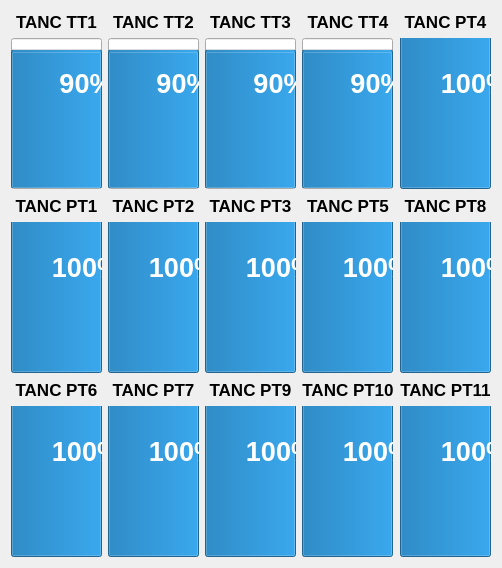
         <widget class="QWidget" name="Pagina_DMP1">
          <layout class="QGridLayout" name="gridLayout_2">
           <item row="5" column="0">
            <widget class="QLabel" name="Label_TancPT6">
             <property name="minimumSize">
              <size>
               <width>91</width>
               <height>21</height>
              </size>
             </property>
             <property name="font">
              <font>
               <pointsize>13</pointsize>
               <bold>true</bold>
              </font>
             </property>
             <property name="text">
              <string>TANC PT6</string>
             </property>
             <property name="alignment">
              <set>Qt::AlignCenter</set>
             </property>
            </widget>
           </item>
           <item row="4" column="0">
            <widget class="QProgressBar" name="TancPT1">
             <property name="minimumSize">
              <size>
               <width>91</width>
               <height>151</height>
              </size>
             </property>
             <property name="font">
              <font>
               <pointsize>20</pointsize>
               <bold>true</bold>
              </font>
             </property>
             <property name="layoutDirection">
              <enum>Qt::LeftToRight</enum>
             </property>
             <property name="autoFillBackground">
              <bool>false</bool>
             </property>
             <property name="styleSheet">
              <string notr="true"/>
             </property>
             <property name="maximum">
              <number>100</number>
             </property>
             <property name="value">
              <number>100</number>
             </property>
             <property name="alignment">
              <set>Qt::AlignCenter</set>
             </property>
             <property name="textVisible">
              <bool>true</bool>
             </property>
             <property name="orientation">
              <enum>Qt::Vertical</enum>
             </property>
             <property name="invertedAppearance">
              <bool>false</bool>
             </property>
             <property name="textDirection">
              <enum>QProgressBar::TopToBottom</enum>
             </property>
             <property name="format">
              <string>%p%</string>
             </property>
            </widget>
           </item>
           <item row="3" column="1">
            <widget class="QLabel" name="Label_TancPT2">
             <property name="minimumSize">
              <size>
               <width>91</width>
               <height>21</height>
              </size>
             </property>
             <property name="font">
              <font>
               <pointsize>13</pointsize>
               <bold>true</bold>
              </font>
             </property>
             <property name="text">
              <string>TANC PT2</string>
             </property>
             <property name="alignment">
              <set>Qt::AlignCenter</set>
             </property>
            </widget>
           </item>
           <item row="5" column="4">
            <widget class="QLabel" name="Label_TancPT11">
             <property name="minimumSize">
              <size>
               <width>91</width>
               <height>21</height>
              </size>
             </property>
             <property name="font">
              <font>
               <pointsize>13</pointsize>
               <bold>true</bold>
              </font>
             </property>
             <property name="text">
              <string>TANC PT11</string>
             </property>
             <property name="alignment">
              <set>Qt::AlignCenter</set>
             </property>
            </widget>
           </item>
           <item row="6" column="0">
            <widget class="QProgressBar" name="TancPT6">
             <property name="minimumSize">
              <size>
               <width>91</width>
               <height>151</height>
              </size>
             </property>
             <property name="font">
              <font>
               <pointsize>20</pointsize>
               <bold>true</bold>
              </font>
             </property>
             <property name="layoutDirection">
              <enum>Qt::LeftToRight</enum>
             </property>
             <property name="autoFillBackground">
              <bool>false</bool>
             </property>
             <property name="maximum">
              <number>100</number>
             </property>
             <property name="value">
              <number>100</number>
             </property>
             <property name="textVisible">
              <bool>true</bool>
             </property>
             <property name="orientation">
              <enum>Qt::Vertical</enum>
             </property>
             <property name="invertedAppearance">
              <bool>false</bool>
             </property>
             <property name="textDirection">
              <enum>QProgressBar::TopToBottom</enum>
             </property>
             <property name="format">
              <string>%p%</string>
             </property>
            </widget>
           </item>
           <item row="6" column="1">
            <widget class="QProgressBar" name="TancPT7">
             <property name="minimumSize">
              <size>
               <width>91</width>
               <height>151</height>
              </size>
             </property>
             <property name="font">
              <font>
               <pointsize>20</pointsize>
               <bold>true</bold>
              </font>
             </property>
             <property name="layoutDirection">
              <enum>Qt::LeftToRight</enum>
             </property>
             <property name="autoFillBackground">
              <bool>false</bool>
             </property>
             <property name="maximum">
              <number>100</number>
             </property>
             <property name="value">
              <number>100</number>
             </property>
             <property name="textVisible">
              <bool>true</bool>
             </property>
             <property name="orientation">
              <enum>Qt::Vertical</enum>
             </property>
             <property name="invertedAppearance">
              <bool>false</bool>
             </property>
             <property name="textDirection">
              <enum>QProgressBar::TopToBottom</enum>
             </property>
             <property name="format">
              <string>%p%</string>
             </property>
            </widget>
           </item>
           <item row="4" column="4">
            <widget class="QProgressBar" name="TancPT8">
             <property name="minimumSize">
              <size>
               <width>91</width>
               <height>151</height>
              </size>
             </property>
             <property name="font">
              <font>
               <pointsize>20</pointsize>
               <bold>true</bold>
              </font>
             </property>
             <property name="layoutDirection">
              <enum>Qt::LeftToRight</enum>
             </property>
             <property name="autoFillBackground">
              <bool>false</bool>
             </property>
             <property name="maximum">
              <number>100</number>
             </property>
             <property name="value">
              <number>100</number>
             </property>
             <property name="textVisible">
              <bool>true</bool>
             </property>
             <property name="orientation">
              <enum>Qt::Vertical</enum>
             </property>
             <property name="invertedAppearance">
              <bool>false</bool>
             </property>
             <property name="textDirection">
              <enum>QProgressBar::TopToBottom</enum>
             </property>
             <property name="format">
              <string>%p%</string>
             </property>
            </widget>
           </item>
           <item row="6" column="3">
            <widget class="QProgressBar" name="TancPT10">
             <property name="minimumSize">
              <size>
               <width>91</width>
               <height>151</height>
              </size>
             </property>
             <property name="font">
              <font>
               <pointsize>20</pointsize>
               <bold>true</bold>
              </font>
             </property>
             <property name="layoutDirection">
              <enum>Qt::LeftToRight</enum>
             </property>
             <property name="autoFillBackground">
              <bool>false</bool>
             </property>
             <property name="maximum">
              <number>100</number>
             </property>
             <property name="value">
              <number>100</number>
             </property>
             <property name="textVisible">
              <bool>true</bool>
             </property>
             <property name="orientation">
              <enum>Qt::Vertical</enum>
             </property>
             <property name="invertedAppearance">
              <bool>false</bool>
             </property>
             <property name="textDirection">
              <enum>QProgressBar::TopToBottom</enum>
             </property>
             <property name="format">
              <string>%p%</string>
             </property>
            </widget>
           </item>
           <item row="5" column="1">
            <widget class="QLabel" name="Label_TancPT7">
             <property name="minimumSize">
              <size>
               <width>91</width>
               <height>21</height>
              </size>
             </property>
             <property name="font">
              <font>
               <pointsize>13</pointsize>
               <bold>true</bold>
              </font>
             </property>
             <property name="text">
              <string>TANC PT7</string>
             </property>
             <property name="alignment">
              <set>Qt::AlignCenter</set>
             </property>
            </widget>
           </item>
           <item row="6" column="4">
            <widget class="QProgressBar" name="TancPT11">
             <property name="minimumSize">
              <size>
               <width>91</width>
               <height>151</height>
              </size>
             </property>
             <property name="font">
              <font>
               <pointsize>20</pointsize>
               <bold>true</bold>
              </font>
             </property>
             <property name="layoutDirection">
              <enum>Qt::LeftToRight</enum>
             </property>
             <property name="autoFillBackground">
              <bool>false</bool>
             </property>
             <property name="maximum">
              <number>100</number>
             </property>
             <property name="value">
              <number>100</number>
             </property>
             <property name="textVisible">
              <bool>true</bool>
             </property>
             <property name="orientation">
              <enum>Qt::Vertical</enum>
             </property>
             <property name="invertedAppearance">
              <bool>false</bool>
             </property>
             <property name="textDirection">
              <enum>QProgressBar::TopToBottom</enum>
             </property>
             <property name="format">
              <string>%p%</string>
             </property>
            </widget>
           </item>
           <item row="1" column="2">
            <widget class="QLabel" name="Label_TancTT3">
             <property name="minimumSize">
              <size>
               <width>91</width>
               <height>21</height>
              </size>
             </property>
             <property name="font">
              <font>
               <pointsize>13</pointsize>
               <bold>true</bold>
              </font>
             </property>
             <property name="text">
              <string>TANC TT3</string>
             </property>
             <property name="alignment">
              <set>Qt::AlignCenter</set>
             </property>
            </widget>
           </item>
           <item row="1" column="4">
            <widget class="QLabel" name="Label_TancPT4">
             <property name="minimumSize">
              <size>
               <width>91</width>
               <height>21</height>
              </size>
             </property>
             <property name="font">
              <font>
               <pointsize>13</pointsize>
               <bold>true</bold>
              </font>
             </property>
             <property name="text">
              <string>TANC PT4</string>
             </property>
             <property name="alignment">
              <set>Qt::AlignCenter</set>
             </property>
            </widget>
           </item>
           <item row="3" column="4">
            <widget class="QLabel" name="Label_TancPT8">
             <property name="minimumSize">
              <size>
               <width>91</width>
               <height>21</height>
              </size>
             </property>
             <property name="font">
              <font>
               <pointsize>13</pointsize>
               <bold>true</bold>
              </font>
             </property>
             <property name="text">
              <string>TANC PT8</string>
             </property>
             <property name="alignment">
              <set>Qt::AlignCenter</set>
             </property>
            </widget>
           </item>
           <item row="6" column="2">
            <widget class="QProgressBar" name="TancPT9">
             <property name="minimumSize">
              <size>
               <width>91</width>
               <height>151</height>
              </size>
             </property>
             <property name="font">
              <font>
               <pointsize>20</pointsize>
               <bold>true</bold>
              </font>
             </property>
             <property name="layoutDirection">
              <enum>Qt::LeftToRight</enum>
             </property>
             <property name="autoFillBackground">
              <bool>false</bool>
             </property>
             <property name="maximum">
              <number>100</number>
             </property>
             <property name="value">
              <number>100</number>
             </property>
             <property name="textVisible">
              <bool>true</bool>
             </property>
             <property name="orientation">
              <enum>Qt::Vertical</enum>
             </property>
             <property name="invertedAppearance">
              <bool>false</bool>
             </property>
             <property name="textDirection">
              <enum>QProgressBar::TopToBottom</enum>
             </property>
             <property name="format">
              <string>%p%</string>
             </property>
            </widget>
           </item>
           <item row="3" column="3">
            <widget class="QLabel" name="Label_TancPT5">
             <property name="minimumSize">
              <size>
               <width>91</width>
               <height>21</height>
              </size>
             </property>
             <property name="font">
              <font>
               <pointsize>13</pointsize>
               <bold>true</bold>
              </font>
             </property>
             <property name="text">
              <string>TANC PT5</string>
             </property>
             <property name="alignment">
              <set>Qt::AlignCenter</set>
             </property>
            </widget>
           </item>
           <item row="4" column="2">
            <widget class="QProgressBar" name="TancPT3">
             <property name="minimumSize">
              <size>
               <width>91</width>
               <height>151</height>
              </size>
             </property>
             <property name="font">
              <font>
               <pointsize>20</pointsize>
               <bold>true</bold>
              </font>
             </property>
             <property name="layoutDirection">
              <enum>Qt::LeftToRight</enum>
             </property>
             <property name="autoFillBackground">
              <bool>false</bool>
             </property>
             <property name="maximum">
              <number>100</number>
             </property>
             <property name="value">
              <number>100</number>
             </property>
             <property name="textVisible">
              <bool>true</bool>
             </property>
             <property name="orientation">
              <enum>Qt::Vertical</enum>
             </property>
             <property name="invertedAppearance">
              <bool>false</bool>
             </property>
             <property name="textDirection">
              <enum>QProgressBar::TopToBottom</enum>
             </property>
             <property name="format">
              <string>%p%</string>
             </property>
            </widget>
           </item>
           <item row="1" column="1">
            <widget class="QLabel" name="Label_TancTT2">
             <property name="minimumSize">
              <size>
               <width>91</width>
               <height>21</height>
              </size>
             </property>
             <property name="font">
              <font>
               <pointsize>13</pointsize>
               <bold>true</bold>
              </font>
             </property>
             <property name="text">
              <string>TANC TT2</string>
             </property>
             <property name="alignment">
              <set>Qt::AlignCenter</set>
             </property>
            </widget>
           </item>
           <item row="1" column="0">
            <widget class="QLabel" name="Label_TancTT1">
             <property name="minimumSize">
              <size>
               <width>91</width>
               <height>21</height>
              </size>
             </property>
             <property name="font">
              <font>
               <pointsize>13</pointsize>
               <bold>true</bold>
              </font>
             </property>
             <property name="layoutDirection">
              <enum>Qt::LeftToRight</enum>
             </property>
             <property name="autoFillBackground">
              <bool>false</bool>
             </property>
             <property name="frameShape">
              <enum>QFrame::NoFrame</enum>
             </property>
             <property name="frameShadow">
              <enum>QFrame::Plain</enum>
             </property>
             <property name="text">
              <string>TANC TT1</string>
             </property>
             <property name="scaledContents">
              <bool>false</bool>
             </property>
             <property name="alignment">
              <set>Qt::AlignCenter</set>
             </property>
             <property name="wordWrap">
              <bool>false</bool>
             </property>
            </widget>
           </item>
           <item row="1" column="3">
            <widget class="QLabel" name="Label_TancTT4">
             <property name="minimumSize">
              <size>
               <width>91</width>
               <height>21</height>
              </size>
             </property>
             <property name="font">
              <font>
               <pointsize>13</pointsize>
               <bold>true</bold>
              </font>
             </property>
             <property name="text">
              <string>TANC TT4</string>
             </property>
             <property name="alignment">
              <set>Qt::AlignCenter</set>
             </property>
            </widget>
           </item>
           <item row="2" column="3">
            <widget class="QProgressBar" name="TancTT4">
             <property name="minimumSize">
              <size>
               <width>91</width>
               <height>151</height>
              </size>
             </property>
             <property name="font">
              <font>
               <pointsize>20</pointsize>
               <bold>true</bold>
              </font>
             </property>
             <property name="layoutDirection">
              <enum>Qt::LeftToRight</enum>
             </property>
             <property name="autoFillBackground">
              <bool>false</bool>
             </property>
             <property name="maximum">
              <number>100</number>
             </property>
             <property name="value">
              <number>90</number>
             </property>
             <property name="textVisible">
              <bool>true</bool>
             </property>
             <property name="orientation">
              <enum>Qt::Vertical</enum>
             </property>
             <property name="invertedAppearance">
              <bool>false</bool>
             </property>
             <property name="textDirection">
              <enum>QProgressBar::TopToBottom</enum>
             </property>
             <property name="format">
              <string>%p%</string>
             </property>
            </widget>
           </item>
           <item row="5" column="3">
            <widget class="QLabel" name="Label_TancPT10">
             <property name="minimumSize">
              <size>
               <width>91</width>
               <height>21</height>
              </size>
             </property>
             <property name="font">
              <font>
               <pointsize>13</pointsize>
               <bold>true</bold>
              </font>
             </property>
             <property name="text">
              <string>TANC PT10</string>
             </property>
             <property name="alignment">
              <set>Qt::AlignCenter</set>
             </property>
            </widget>
           </item>
           <item row="3" column="2">
            <widget class="QLabel" name="Label_TancPT3">
             <property name="minimumSize">
              <size>
               <width>91</width>
               <height>21</height>
              </size>
             </property>
             <property name="font">
              <font>
               <pointsize>13</pointsize>
               <bold>true</bold>
              </font>
             </property>
             <property name="text">
              <string>TANC PT3</string>
             </property>
             <property name="alignment">
              <set>Qt::AlignCenter</set>
             </property>
            </widget>
           </item>
           <item row="4" column="3">
            <widget class="QProgressBar" name="TancPT5">
             <property name="minimumSize">
              <size>
               <width>91</width>
               <height>151</height>
              </size>
             </property>
             <property name="font">
              <font>
               <pointsize>20</pointsize>
               <bold>true</bold>
              </font>
             </property>
             <property name="layoutDirection">
              <enum>Qt::LeftToRight</enum>
             </property>
             <property name="autoFillBackground">
              <bool>false</bool>
             </property>
             <property name="maximum">
              <number>100</number>
             </property>
             <property name="value">
              <number>100</number>
             </property>
             <property name="textVisible">
              <bool>true</bool>
             </property>
             <property name="orientation">
              <enum>Qt::Vertical</enum>
             </property>
             <property name="invertedAppearance">
              <bool>false</bool>
             </property>
             <property name="textDirection">
              <enum>QProgressBar::TopToBottom</enum>
             </property>
             <property name="format">
              <string>%p%</string>
             </property>
            </widget>
           </item>
           <item row="2" column="4">
            <widget class="QProgressBar" name="TancPT4">
             <property name="minimumSize">
              <size>
               <width>91</width>
               <height>151</height>
              </size>
             </property>
             <property name="font">
              <font>
               <pointsize>20</pointsize>
               <bold>true</bold>
              </font>
             </property>
             <property name="layoutDirection">
              <enum>Qt::LeftToRight</enum>
             </property>
             <property name="autoFillBackground">
              <bool>false</bool>
             </property>
             <property name="maximum">
              <number>100</number>
             </property>
             <property name="value">
              <number>100</number>
             </property>
             <property name="textVisible">
              <bool>true</bool>
             </property>
             <property name="orientation">
              <enum>Qt::Vertical</enum>
             </property>
             <property name="invertedAppearance">
              <bool>false</bool>
             </property>
             <property name="textDirection">
              <enum>QProgressBar::TopToBottom</enum>
             </property>
             <property name="format">
              <string>%p%</string>
             </property>
            </widget>
           </item>
           <item row="4" column="1">
            <widget class="QProgressBar" name="TancPT2">
             <property name="minimumSize">
              <size>
               <width>91</width>
               <height>151</height>
              </size>
             </property>
             <property name="font">
              <font>
               <pointsize>20</pointsize>
               <bold>true</bold>
              </font>
             </property>
             <property name="layoutDirection">
              <enum>Qt::LeftToRight</enum>
             </property>
             <property name="autoFillBackground">
              <bool>false</bool>
             </property>
             <property name="maximum">
              <number>100</number>
             </property>
             <property name="value">
              <number>100</number>
             </property>
             <property name="textVisible">
              <bool>true</bool>
             </property>
             <property name="orientation">
              <enum>Qt::Vertical</enum>
             </property>
             <property name="invertedAppearance">
              <bool>false</bool>
             </property>
             <property name="textDirection">
              <enum>QProgressBar::TopToBottom</enum>
             </property>
             <property name="format">
              <string>%p%</string>
             </property>
            </widget>
           </item>
           <item row="2" column="1">
            <widget class="QProgressBar" name="TancTT2">
             <property name="minimumSize">
              <size>
               <width>91</width>
               <height>151</height>
              </size>
             </property>
             <property name="font">
              <font>
               <pointsize>20</pointsize>
               <bold>true</bold>
              </font>
             </property>
             <property name="layoutDirection">
              <enum>Qt::LeftToRight</enum>
             </property>
             <property name="autoFillBackground">
              <bool>false</bool>
             </property>
             <property name="maximum">
              <number>100</number>
             </property>
             <property name="value">
              <number>90</number>
             </property>
             <property name="textVisible">
              <bool>true</bool>
             </property>
             <property name="orientation">
              <enum>Qt::Vertical</enum>
             </property>
             <property name="invertedAppearance">
              <bool>false</bool>
             </property>
             <property name="textDirection">
              <enum>QProgressBar::TopToBottom</enum>
             </property>
             <property name="format">
              <string>%p%</string>
             </property>
            </widget>
           </item>
           <item row="2" column="2">
            <widget class="QProgressBar" name="TancTT3">
             <property name="minimumSize">
              <size>
               <width>91</width>
               <height>151</height>
              </size>
             </property>
             <property name="font">
              <font>
               <pointsize>20</pointsize>
               <bold>true</bold>
              </font>
             </property>
             <property name="layoutDirection">
              <enum>Qt::LeftToRight</enum>
             </property>
             <property name="autoFillBackground">
              <bool>false</bool>
             </property>
             <property name="maximum">
              <number>100</number>
             </property>
             <property name="value">
              <number>90</number>
             </property>
             <property name="textVisible">
              <bool>true</bool>
             </property>
             <property name="orientation">
              <enum>Qt::Vertical</enum>
             </property>
             <property name="invertedAppearance">
              <bool>false</bool>
             </property>
             <property name="textDirection">
              <enum>QProgressBar::TopToBottom</enum>
             </property>
             <property name="format">
              <string>%p%</string>
             </property>
            </widget>
           </item>
           <item row="5" column="2">
            <widget class="QLabel" name="Label_TancPT9">
             <property name="minimumSize">
              <size>
               <width>91</width>
               <height>21</height>
              </size>
             </property>
             <property name="font">
              <font>
               <pointsize>13</pointsize>
               <bold>true</bold>
              </font>
             </property>
             <property name="text">
              <string>TANC PT9</string>
             </property>
             <property name="alignment">
              <set>Qt::AlignCenter</set>
             </property>
            </widget>
           </item>
           <item row="3" column="0">
            <widget class="QLabel" name="Label_TancPT1">
             <property name="minimumSize">
              <size>
               <width>91</width>
               <height>21</height>
              </size>
             </property>
             <property name="font">
              <font>
               <pointsize>13</pointsize>
               <bold>true</bold>
              </font>
             </property>
             <property name="layoutDirection">
              <enum>Qt::LeftToRight</enum>
             </property>
             <property name="autoFillBackground">
              <bool>false</bool>
             </property>
             <property name="frameShape">
              <enum>QFrame::NoFrame</enum>
             </property>
             <property name="frameShadow">
              <enum>QFrame::Plain</enum>
             </property>
             <property name="text">
              <string>TANC PT1</string>
             </property>
             <property name="scaledContents">
              <bool>false</bool>
             </property>
             <property name="alignment">
              <set>Qt::AlignCenter</set>
             </property>
             <property name="wordWrap">
              <bool>false</bool>
             </property>
            </widget>
           </item>
           <item row="2" column="0">
            <widget class="QProgressBar" name="TancTT1">
             <property name="minimumSize">
              <size>
               <width>91</width>
               <height>151</height>
              </size>
             </property>
             <property name="font">
              <font>
               <pointsize>20</pointsize>
               <bold>true</bold>
              </font>
             </property>
             <property name="layoutDirection">
              <enum>Qt::LeftToRight</enum>
             </property>
             <property name="autoFillBackground">
              <bool>false</bool>
             </property>
             <property name="styleSheet">
              <string notr="true"/>
             </property>
             <property name="maximum">
              <number>100</number>
             </property>
             <property name="value">
              <number>90</number>
             </property>
             <property name="alignment">
              <set>Qt::AlignCenter</set>
             </property>
             <property name="textVisible">
              <bool>true</bool>
             </property>
             <property name="orientation">
              <enum>Qt::Vertical</enum>
             </property>
             <property name="invertedAppearance">
              <bool>false</bool>
             </property>
             <property name="textDirection">
              <enum>QProgressBar::TopToBottom</enum>
             </property>
             <property name="format">
              <string>%p%</string>
             </property>
            </widget>
           </item>
          </layout>
         </widget>
